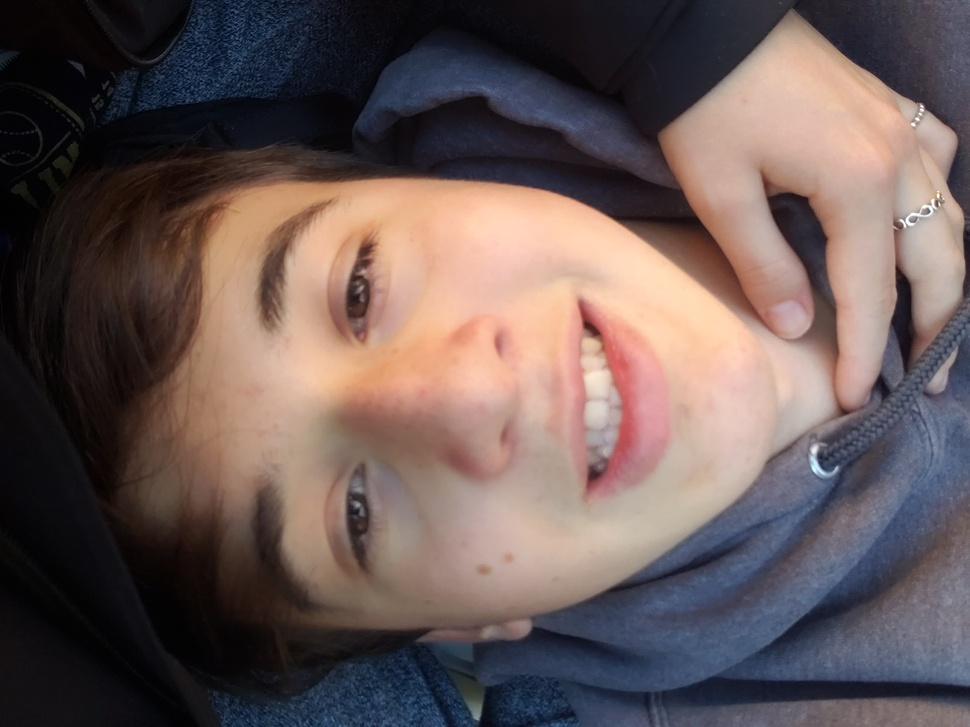
#> input picture Teaching/TeachingEmma/20201017_163457.jpg, 970 x 727 px, shrunk from 2640 x 1980 before the run
$ python image.py
#> lines starting #> are read from the running program, lines starting #| are printed output that depends on the picture
import skimage.io as io
image = io.imread("20201017_163457.jpg")
#> image is the input picture: shape (727, 970, 3); mean R, G, B 104.3, 88.6, 86.6

n_row, n_col, colours = image.shape
#> n_row = 727; n_col = 970; colours = 3

for i in range(n_row):
    for j in range(n_col):
        if (i//100) %2 == (j//100) %2:
            image[i,j] = (0,0,0)
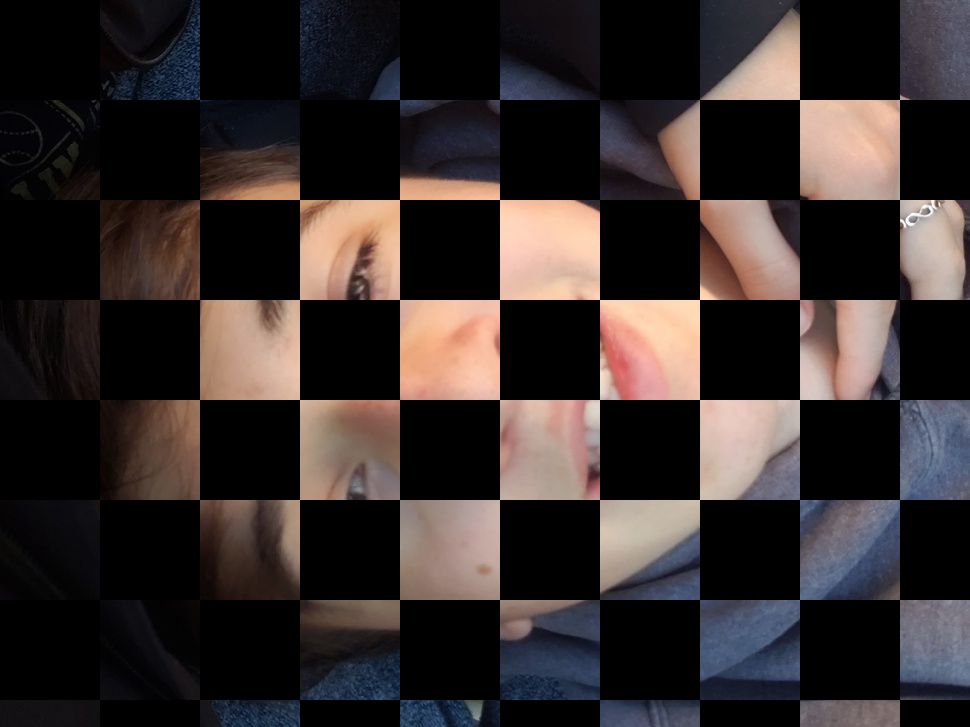
#> image: shape (727, 970, 3); mean R, G, B 52.9, 45, 43.9


io.imsave("quiz.jpg", image)
